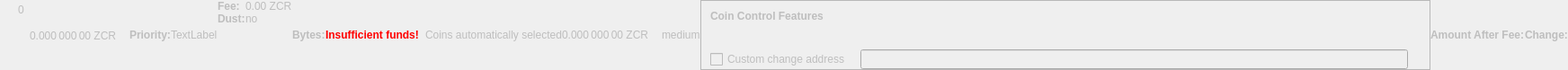
    <widget class="QWidget" name="dummyHideWidget" native="true">
     <property name="enabled">
      <bool>false</bool>
     </property>
     <property name="maximumSize">
      <size>
       <width>100</width>
       <height>22</height>
      </size>
     </property>
     <layout class="QHBoxLayout" name="dummyHideLayout">
      <property name="spacing">
       <number>0</number>
      </property>
      <property name="leftMargin">
       <number>0</number>
      </property>
      <property name="topMargin">
       <number>0</number>
      </property>
      <property name="rightMargin">
       <number>0</number>
      </property>
      <property name="bottomMargin">
       <number>0</number>
      </property>
      <item>
       <layout class="QFormLayout" name="formLayoutCoinControl1">
        <property name="horizontalSpacing">
         <number>10</number>
        </property>
        <property name="verticalSpacing">
         <number>14</number>
        </property>
        <property name="leftMargin">
         <number>10</number>
        </property>
        <property name="topMargin">
         <number>4</number>
        </property>
        <property name="rightMargin">
         <number>6</number>
        </property>
        <item row="0" column="1">
         <widget class="QLabel" name="labelCoinControlBytes">
          <property name="cursor">
           <cursorShape>IBeamCursor</cursorShape>
          </property>
          <property name="contextMenuPolicy">
           <enum>Qt::ActionsContextMenu</enum>
          </property>
          <property name="text">
           <string notr="true">0</string>
          </property>
          <property name="textInteractionFlags">
           <set>Qt::LinksAccessibleByMouse|Qt::TextSelectableByKeyboard|Qt::TextSelectableByMouse</set>
          </property>
         </widget>
        </item>
       </layout>
      </item>
      <item>
       <widget class="QLabel" name="labelCoinControlAfterFee">
        <property name="enabled">
         <bool>false</bool>
        </property>
        <property name="sizePolicy">
         <sizepolicy hsizetype="Fixed" vsizetype="Fixed">
          <horstretch>0</horstretch>
          <verstretch>0</verstretch>
         </sizepolicy>
        </property>
        <property name="minimumSize">
         <size>
          <width>111</width>
          <height>12</height>
         </size>
        </property>
        <property name="maximumSize">
         <size>
          <width>111</width>
          <height>12</height>
         </size>
        </property>
        <property name="cursor">
         <cursorShape>IBeamCursor</cursorShape>
        </property>
        <property name="contextMenuPolicy">
         <enum>Qt::ActionsContextMenu</enum>
        </property>
        <property name="text">
         <string notr="true">0.000 000 00 ZCR</string>
        </property>
        <property name="textInteractionFlags">
         <set>Qt::LinksAccessibleByMouse|Qt::TextSelectableByKeyboard|Qt::TextSelectableByMouse</set>
        </property>
       </widget>
      </item>
      <item>
       <widget class="QLabel" name="labelCoinControlPriorityText">
        <property name="enabled">
         <bool>false</bool>
        </property>
        <property name="font">
         <font>
          <weight>75</weight>
          <bold>true</bold>
         </font>
        </property>
        <property name="text">
         <string>Priority:</string>
        </property>
       </widget>
      </item>
      <item>
       <layout class="QHBoxLayout" name="horizontalLayout">
        <item>
         <widget class="QLabel" name="WarningLabel">
          <property name="text">
           <string>TextLabel</string>
          </property>
         </widget>
        </item>
       </layout>
      </item>
      <item>
       <layout class="QFormLayout" name="formLayoutCoinControl3">
        <property name="horizontalSpacing">
         <number>0</number>
        </property>
        <property name="verticalSpacing">
         <number>0</number>
        </property>
        <property name="leftMargin">
         <number>0</number>
        </property>
        <property name="topMargin">
         <number>0</number>
        </property>
        <property name="rightMargin">
         <number>0</number>
        </property>
        <item row="0" column="0">
         <widget class="QLabel" name="labelCoinControlFeeText">
          <property name="enabled">
           <bool>false</bool>
          </property>
          <property name="font">
           <font>
            <weight>75</weight>
            <bold>true</bold>
           </font>
          </property>
          <property name="text">
           <string>Fee:</string>
          </property>
          <property name="margin">
           <number>0</number>
          </property>
         </widget>
        </item>
        <item row="0" column="1">
         <widget class="QLabel" name="labelCoinControlFee">
          <property name="enabled">
           <bool>false</bool>
          </property>
          <property name="cursor">
           <cursorShape>IBeamCursor</cursorShape>
          </property>
          <property name="contextMenuPolicy">
           <enum>Qt::ActionsContextMenu</enum>
          </property>
          <property name="text">
           <string notr="true">0.00 ZCR</string>
          </property>
          <property name="textInteractionFlags">
           <set>Qt::LinksAccessibleByMouse|Qt::TextSelectableByKeyboard|Qt::TextSelectableByMouse</set>
          </property>
         </widget>
        </item>
        <item row="1" column="0">
         <widget class="QLabel" name="labelCoinControlLowOutputText">
          <property name="enabled">
           <bool>false</bool>
          </property>
          <property name="font">
           <font>
            <weight>75</weight>
            <bold>true</bold>
           </font>
          </property>
          <property name="text">
           <string>Dust:</string>
          </property>
         </widget>
        </item>
        <item row="1" column="1">
         <widget class="QLabel" name="labelCoinControlLowOutput">
          <property name="enabled">
           <bool>false</bool>
          </property>
          <property name="cursor">
           <cursorShape>IBeamCursor</cursorShape>
          </property>
          <property name="contextMenuPolicy">
           <enum>Qt::ActionsContextMenu</enum>
          </property>
          <property name="text">
           <string>no</string>
          </property>
          <property name="textInteractionFlags">
           <set>Qt::LinksAccessibleByMouse|Qt::TextSelectableByKeyboard|Qt::TextSelectableByMouse</set>
          </property>
         </widget>
        </item>
       </layout>
      </item>
      <item>
       <widget class="QLabel" name="labelCoinControlBytesText">
        <property name="enabled">
         <bool>false</bool>
        </property>
        <property name="font">
         <font>
          <weight>75</weight>
          <bold>true</bold>
         </font>
        </property>
        <property name="text">
         <string>Bytes:</string>
        </property>
       </widget>
      </item>
      <item>
       <layout class="QFormLayout" name="formLayoutCoinControl2">
        <property name="horizontalSpacing">
         <number>0</number>
        </property>
        <property name="verticalSpacing">
         <number>0</number>
        </property>
        <property name="leftMargin">
         <number>0</number>
        </property>
        <property name="topMargin">
         <number>0</number>
        </property>
        <property name="rightMargin">
         <number>0</number>
        </property>
       </layout>
      </item>
      <item>
       <layout class="QHBoxLayout" name="horizontalLayoutCoinControl2">
        <property name="spacing">
         <number>0</number>
        </property>
        <property name="bottomMargin">
         <number>0</number>
        </property>
       </layout>
      </item>
      <item>
       <widget class="QLabel" name="labelCoinControlInsuffFunds">
        <property name="enabled">
         <bool>false</bool>
        </property>
        <property name="minimumSize">
         <size>
          <width>0</width>
          <height>0</height>
         </size>
        </property>
        <property name="font">
         <font>
          <weight>75</weight>
          <bold>true</bold>
         </font>
        </property>
        <property name="styleSheet">
         <string notr="true">color:red;font-weight:bold;</string>
        </property>
        <property name="text">
         <string>Insufficient funds!</string>
        </property>
        <property name="margin">
         <number>5</number>
        </property>
       </widget>
      </item>
      <item>
       <layout class="QFormLayout" name="formLayoutCoinControl4">
        <property name="horizontalSpacing">
         <number>0</number>
        </property>
        <property name="verticalSpacing">
         <number>0</number>
        </property>
        <property name="leftMargin">
         <number>0</number>
        </property>
        <property name="topMargin">
         <number>0</number>
        </property>
        <property name="rightMargin">
         <number>0</number>
        </property>
       </layout>
      </item>
      <item>
       <widget class="QLabel" name="labelCoinControlChangeLabel">
        <property name="enabled">
         <bool>false</bool>
        </property>
        <property name="sizePolicy">
         <sizepolicy hsizetype="Preferred" vsizetype="Expanding">
          <horstretch>0</horstretch>
          <verstretch>0</verstretch>
         </sizepolicy>
        </property>
        <property name="minimumSize">
         <size>
          <width>0</width>
          <height>0</height>
         </size>
        </property>
        <property name="text">
         <string/>
        </property>
        <property name="margin">
         <number>3</number>
        </property>
       </widget>
      </item>
      <item>
       <widget class="QLabel" name="labelCoinControlAutomaticallySelected">
        <property name="enabled">
         <bool>false</bool>
        </property>
        <property name="sizePolicy">
         <sizepolicy hsizetype="Fixed" vsizetype="Fixed">
          <horstretch>0</horstretch>
          <verstretch>0</verstretch>
         </sizepolicy>
        </property>
        <property name="minimumSize">
         <size>
          <width>0</width>
          <height>0</height>
         </size>
        </property>
        <property name="maximumSize">
         <size>
          <width>240</width>
          <height>16777215</height>
         </size>
        </property>
        <property name="text">
         <string>Coins automatically selected</string>
        </property>
        <property name="margin">
         <number>5</number>
        </property>
       </widget>
      </item>
      <item>
       <widget class="QLabel" name="labelCoinControlChange">
        <property name="enabled">
         <bool>false</bool>
        </property>
        <property name="sizePolicy">
         <sizepolicy hsizetype="Fixed" vsizetype="Fixed">
          <horstretch>0</horstretch>
          <verstretch>0</verstretch>
         </sizepolicy>
        </property>
        <property name="minimumSize">
         <size>
          <width>111</width>
          <height>0</height>
         </size>
        </property>
        <property name="maximumSize">
         <size>
          <width>111</width>
          <height>16777215</height>
         </size>
        </property>
        <property name="cursor">
         <cursorShape>IBeamCursor</cursorShape>
        </property>
        <property name="contextMenuPolicy">
         <enum>Qt::ActionsContextMenu</enum>
        </property>
        <property name="text">
         <string notr="true">0.000 000 00 ZCR</string>
        </property>
        <property name="textInteractionFlags">
         <set>Qt::LinksAccessibleByMouse|Qt::TextSelectableByKeyboard|Qt::TextSelectableByMouse</set>
        </property>
       </widget>
      </item>
      <item>
       <widget class="QLabel" name="labelCoinControlPriority">
        <property name="enabled">
         <bool>false</bool>
        </property>
        <property name="cursor">
         <cursorShape>IBeamCursor</cursorShape>
        </property>
        <property name="contextMenuPolicy">
         <enum>Qt::ActionsContextMenu</enum>
        </property>
        <property name="text">
         <string>medium</string>
        </property>
        <property name="textInteractionFlags">
         <set>Qt::LinksAccessibleByMouse|Qt::TextSelectableByKeyboard|Qt::TextSelectableByMouse</set>
        </property>
       </widget>
      </item>
      <item>
       <widget class="QFrame" name="frameCoinControl">
        <property name="sizePolicy">
         <sizepolicy hsizetype="Expanding" vsizetype="Expanding">
          <horstretch>0</horstretch>
          <verstretch>0</verstretch>
         </sizepolicy>
        </property>
        <property name="maximumSize">
         <size>
          <width>16777215</width>
          <height>16777215</height>
         </size>
        </property>
        <property name="frameShape">
         <enum>QFrame::StyledPanel</enum>
        </property>
        <property name="frameShadow">
         <enum>QFrame::Sunken</enum>
        </property>
        <layout class="QVBoxLayout" name="verticalLayoutCoinControl2_2">
         <property name="spacing">
          <number>0</number>
         </property>
         <property name="leftMargin">
          <number>0</number>
         </property>
         <property name="topMargin">
          <number>0</number>
         </property>
         <property name="rightMargin">
          <number>0</number>
         </property>
         <property name="bottomMargin">
          <number>0</number>
         </property>
         <item>
          <layout class="QVBoxLayout" name="verticalLayoutCoinControl" stretch="0,0,0,1">
           <property name="spacing">
            <number>0</number>
           </property>
           <property name="leftMargin">
            <number>10</number>
           </property>
           <property name="topMargin">
            <number>10</number>
           </property>
           <item>
            <layout class="QHBoxLayout" name="horizontalLayoutCoinControl1">
             <property name="bottomMargin">
              <number>15</number>
             </property>
             <item>
              <widget class="QLabel" name="labelCoinControlFeatures">
               <property name="enabled">
                <bool>false</bool>
               </property>
               <property name="sizePolicy">
                <sizepolicy hsizetype="Preferred" vsizetype="Maximum">
                 <horstretch>0</horstretch>
                 <verstretch>0</verstretch>
                </sizepolicy>
               </property>
               <property name="font">
                <font>
                 <weight>75</weight>
                 <bold>true</bold>
                </font>
               </property>
               <property name="styleSheet">
                <string notr="true">font-weight:bold;</string>
               </property>
               <property name="text">
                <string>Coin Control Features</string>
               </property>
              </widget>
             </item>
            </layout>
           </item>
           <item>
            <widget class="QWidget" name="widgetCoinControl" native="true">
             <property name="sizePolicy">
              <sizepolicy hsizetype="Preferred" vsizetype="Preferred">
               <horstretch>0</horstretch>
               <verstretch>0</verstretch>
              </sizepolicy>
             </property>
             <property name="minimumSize">
              <size>
               <width>0</width>
               <height>0</height>
              </size>
             </property>
             <property name="styleSheet">
              <string notr="true"/>
             </property>
             <layout class="QHBoxLayout" name="horizontalLayoutCoinControl5_2">
              <property name="leftMargin">
               <number>0</number>
              </property>
              <property name="topMargin">
               <number>0</number>
              </property>
              <property name="rightMargin">
               <number>0</number>
              </property>
              <property name="bottomMargin">
               <number>0</number>
              </property>
              <item>
               <layout class="QHBoxLayout" name="horizontalLayoutCoinControl3">
                <property name="spacing">
                 <number>20</number>
                </property>
                <property name="topMargin">
                 <number>0</number>
                </property>
                <property name="bottomMargin">
                 <number>10</number>
                </property>
               </layout>
              </item>
             </layout>
            </widget>
           </item>
           <item>
            <layout class="QHBoxLayout" name="horizontalLayoutCoinControl4" stretch="0,0,0">
             <property name="spacing">
              <number>12</number>
             </property>
             <property name="sizeConstraint">
              <enum>QLayout::SetDefaultConstraint</enum>
             </property>
             <property name="topMargin">
              <number>5</number>
             </property>
             <property name="rightMargin">
              <number>5</number>
             </property>
             <item>
              <widget class="QCheckBox" name="checkBoxCoinControlChange">
               <property name="enabled">
                <bool>false</bool>
               </property>
               <property name="toolTip">
                <string>If this is activated, but the change address is empty or invalid, change will be sent to a newly generated address.</string>
               </property>
               <property name="text">
                <string>Custom change address</string>
               </property>
              </widget>
             </item>
             <item>
              <widget class="QValidatedLineEdit" name="lineEditCoinControlChange">
               <property name="enabled">
                <bool>false</bool>
               </property>
               <property name="sizePolicy">
                <sizepolicy hsizetype="Expanding" vsizetype="Fixed">
                 <horstretch>0</horstretch>
                 <verstretch>0</verstretch>
                </sizepolicy>
               </property>
              </widget>
             </item>
             <item>
              <widget class="QLabel" name="labelCoinControlChangeLabel_2">
               <property name="sizePolicy">
                <sizepolicy hsizetype="Preferred" vsizetype="Expanding">
                 <horstretch>0</horstretch>
                 <verstretch>0</verstretch>
                </sizepolicy>
               </property>
               <property name="minimumSize">
                <size>
                 <width>0</width>
                 <height>0</height>
                </size>
               </property>
               <property name="text">
                <string/>
               </property>
               <property name="margin">
                <number>3</number>
               </property>
              </widget>
             </item>
            </layout>
           </item>
           <item>
            <spacer name="verticalSpacerCoinControl">
             <property name="orientation">
              <enum>Qt::Vertical</enum>
             </property>
             <property name="sizeHint" stdset="0">
              <size>
               <width>800</width>
               <height>1</height>
              </size>
             </property>
            </spacer>
           </item>
          </layout>
         </item>
        </layout>
       </widget>
      </item>
      <item>
       <widget class="QLabel" name="labelCoinControlAfterFeeText">
        <property name="enabled">
         <bool>false</bool>
        </property>
        <property name="minimumSize">
         <size>
          <width>0</width>
          <height>0</height>
         </size>
        </property>
        <property name="maximumSize">
         <size>
          <width>16777215</width>
          <height>16777215</height>
         </size>
        </property>
        <property name="font">
         <font>
          <weight>75</weight>
          <bold>true</bold>
         </font>
        </property>
        <property name="text">
         <string>Amount After Fee:</string>
        </property>
        <property name="alignment">
         <set>Qt::AlignLeading|Qt::AlignLeft|Qt::AlignVCenter</set>
        </property>
        <property name="margin">
         <number>0</number>
        </property>
       </widget>
      </item>
      <item>
       <widget class="QLabel" name="labelCoinControlChangeText">
        <property name="enabled">
         <bool>false</bool>
        </property>
        <property name="sizePolicy">
         <sizepolicy hsizetype="Preferred" vsizetype="Preferred">
          <horstretch>0</horstretch>
          <verstretch>0</verstretch>
         </sizepolicy>
        </property>
        <property name="minimumSize">
         <size>
          <width>0</width>
          <height>0</height>
         </size>
        </property>
        <property name="maximumSize">
         <size>
          <width>16777215</width>
          <height>16777215</height>
         </size>
        </property>
        <property name="font">
         <font>
          <weight>75</weight>
          <bold>true</bold>
         </font>
        </property>
        <property name="text">
         <string>Change:</string>
        </property>
        <property name="alignment">
         <set>Qt::AlignLeading|Qt::AlignLeft|Qt::AlignVCenter</set>
        </property>
       </widget>
      </item>
     </layout>
    </widget>
